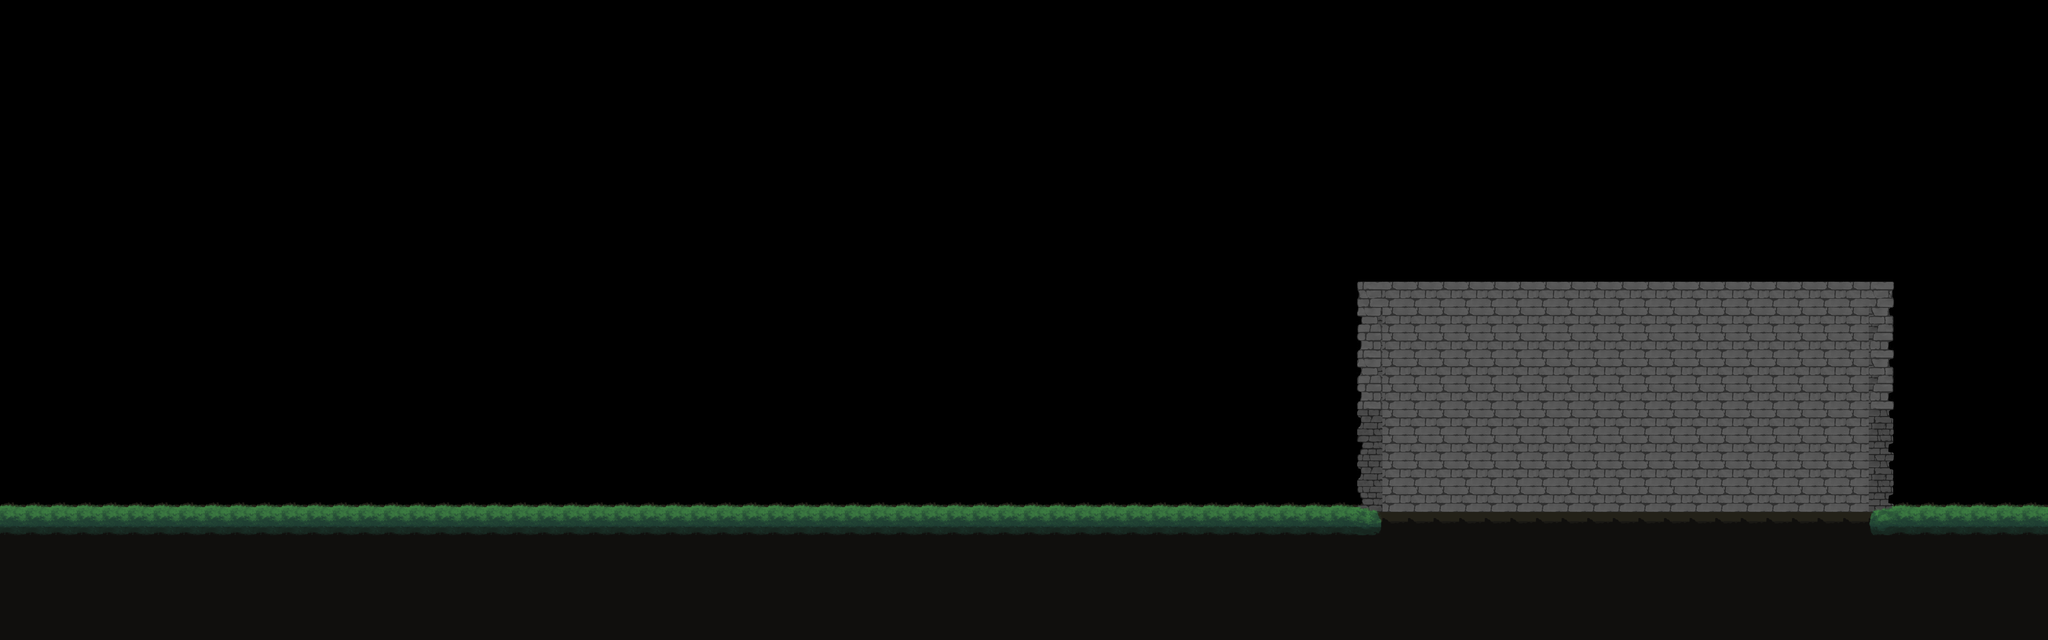

The image is a tile-based game level rendered from a .tmx file. Its description and source (layers, tilesets, objects; grid data summarised) follow:
An orthogonal 80x25 tile map with 64x64 px tiles, 7 tile layers (ground, bgfill, bghouse, floor, ...).

<map version="1.4" tiledversion="1.4.3" orientation="orthogonal" renderorder="right-down" width="80" height="25" tilewidth="64" tileheight="64" infinite="0" nextlayerid="8" nextobjectid="1">
 <tileset firstgid="1" source="tileset.tsx" />
 <layer id="1" name="ground" width="80" height="25" offsetx="0.606061" offsety="256.879">
  <data>[2000 cells, 480 non-empty, 3 distinct tile ids]</data>
 </layer>
 <layer id="6" name="bgfill" width="80" height="25" offsetx="0.606061" offsety="256.879">
  <data>[2000 cells, 171 non-empty, 1 distinct tile ids]</data>
 </layer>
 <layer id="4" name="bghouse" width="80" height="25" offsetx="0.606061" offsety="256.879">
  <data>[2000 cells, 53 non-empty, 17 distinct tile ids]</data>
 </layer>
 <layer id="3" name="floor" width="80" height="25" offsetx="0.606061" offsety="256.879">
  <data>[2000 cells, 19 non-empty, 1 distinct tile ids]</data>
 </layer>
 <layer id="5" name="fghouse" width="80" height="25" offsetx="0.606061" offsety="256.879">
  <data>[2000 cells, 29 non-empty, 9 distinct tile ids]</data>
 </layer>
 <layer id="7" name="fgfill" width="80" height="25">
  <data>[2000 cells, 171 non-empty, 1 distinct tile ids]</data>
 </layer>
 <layer id="2" name="grass" width="80" height="25" offsetx="0.606061" offsety="256.879">
  <data>[2000 cells, 122 non-empty, 6 distinct tile ids]</data>
 </layer>
</map>